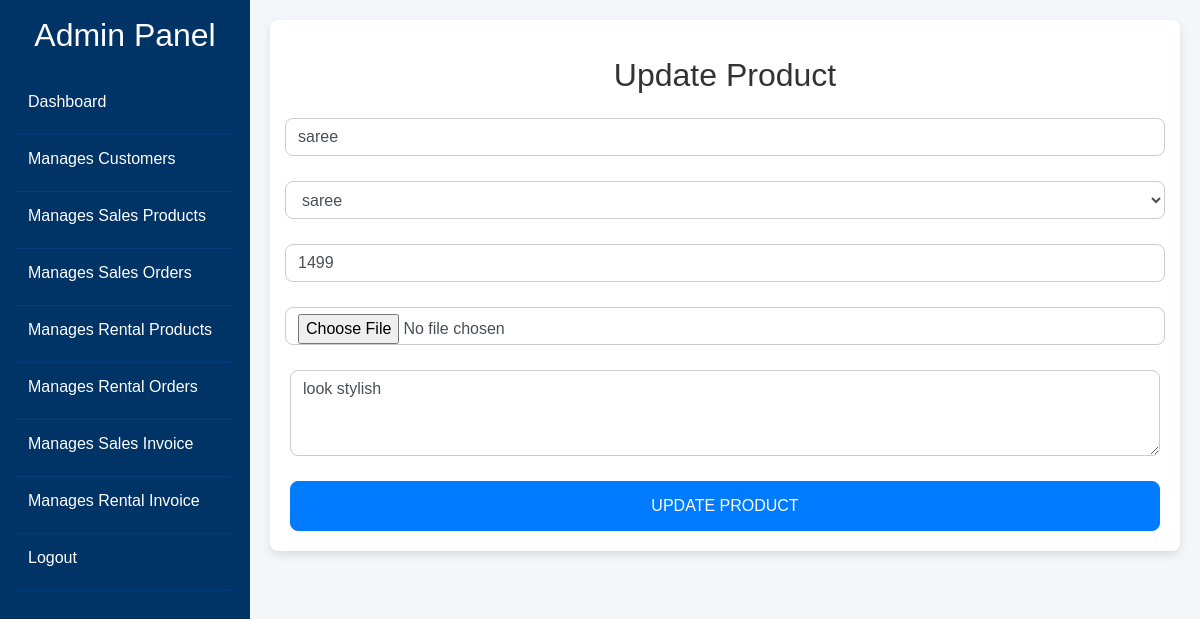
Screenshot of /admin_update_product.php?update=24 (signed in) with the database file from the repository.
### tables this page shows
CREATE TABLE `products` (
  `id` int(100) NOT NULL,
  `name` varchar(100) NOT NULL,
  `category` varchar(20) NOT NULL,
  `details` varchar(500) NOT NULL,
  `price` int(100) NOT NULL,
  `image` varchar(100) NOT NULL
);

### admin_update_product.php (the view, shortened to what this page needs)
<?php
@include 'config.php';
if (isset($_GET['update'])) {
    $update_id = $_GET['update'];
    $select_products = $conn->prepare("SELECT * FROM `products` WHERE id = ?");
    $select_products->execute([$update_id]);
    if ($select_products->rowCount() > 0) {
        $fetch_products = $select_products->fetch(PDO::FETCH_ASSOC);
    } else {
        $message[] = 'Product not found!';
        header('location:admin_product.php');
    }
}
?>
<!DOCTYPE html>
<html lang="en">
<head>
    <link rel="stylesheet" href="https://maxcdn.bootstrapcdn.com/bootstrap/4.5.2/css/bootstrap.min.css">
    <link rel="stylesheet" href="admin_styles.css">
</head>
<body>
    <div class="d-flex">
        <?php include 'admin_navbar.php' ?>
        <div class="content w-100">
            <div class="container">
                <h2 class="mt-3 mb-4 text-center">Update Product</h2>
                <form action="" method="POST" enctype="multipart/form-data">
                    <div class="form-row">
                        <div class="form-group">
                            <input type="text" name="name" class="form-control" required value="<?= $fetch_products['name']; ?>" placeholder="Enter product name">
                        </div>
                        <div class="form-group">
                            <select name="category" class="form-control" required>
                                <option value="<?= $fetch_products['category']; ?>" selected><?= $fetch_products['category']; ?></option>
                            </select>
                        </div>
                    </div>
                    <div class="form-row">
                        <div class="form-group">
                            <input type="number" min="0" name="price" class="form-control" required value="<?= $fetch_products['price']; ?>" placeholder="Enter product price">
                        </div>
                        <div class="form-group">
                            <input type="file" name="image" class="form-control" accept="image/jpg, image/jpeg, image/png">
                        </div>
                    </div>
                    <div class="form-group">
                        <textarea name="details" class="form-control" required placeholder="Enter product details" rows="3"><?= $fetch_products['details']; ?></textarea>
                    </div>
                    <div class="text-center">
                        <input type="submit" class="btn btn-primary" value="Update Product" name="update_product">
                    </div>
                </form>
            </div>
        </div>
    </div>
</body>
</html>

### admin_styles.css (style rules this page uses)
* { box-sizing: border-box; margin: 0; padding: 0; }
body { font-family: "Roboto", sans-serif; background-color: #f0f8ff; color: #333; }
.content { margin-left: 250px; padding: 20px; }

### admin_update_product.php (style rules this page uses)
body { background-color: #f4f6f9; font-family: 'Arial', sans-serif; }
.container { background-color: #fff; border-radius: 8px; padding: 20px; box-shadow: 0px 4px 10px rgba(0, 0, 0, 0.1); margin: 0 auto; }
.form-control { border-radius: 8px; border: 1px solid #ccc; }
.form-group { margin-bottom: 25px; }
.btn-primary { background-color: #007bff; border-color: #007bff; padding: 12px 20px; font-size: 16px; width: 100%; border-radius: 8px; text-transform: uppercase; }
.text-center { text-align: center; }
.form-row { display: flex; flex-direction: column; }
.form-group { width: 100%; }

### rows the page displays
products: name "saree", category "saree", price "1499", details "look stylish"
